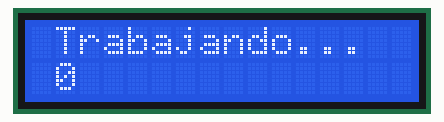
Recording of a sketch running on a simulated Arduino Uno, built with avr-gcc and run on an emulated ATmega328P. Shown: 16×2 character LCD. What the sketch prints to the serial monitor is not drawn.

Above: at 0.2 s.
At 3.2 s:
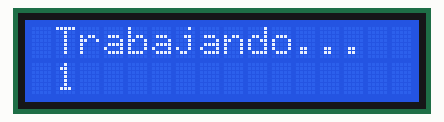
At 9.2 s:
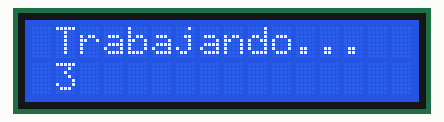
At 18.3 s:
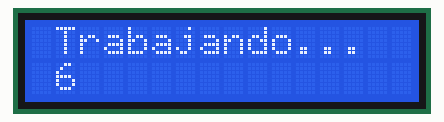
At 27.3 s:
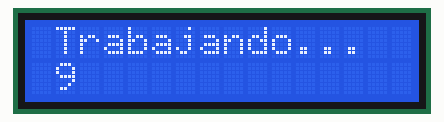
At 36.4 s:
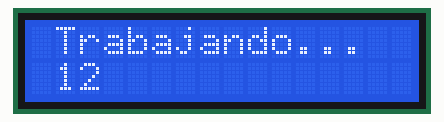

The sketch:

lcd01.ino
```cpp
#include <Wire.h>
#include <LiquidCrystal_I2C.h> // Using version 1.2.1
//NewliquidCrystal_i2c.zip
//https://naylampmechatronics.com/blog/35_tutorial-lcd-con-i2c-controla-un-lcd-con-solo-dos-pines.html


// The LCD constructor - address shown is 0x27 - may or may not be correct for yours
LiquidCrystal_I2C lcd(0x3f, 2, 1, 0, 4, 5, 6, 7, 3, POSITIVE);

void setup()
{
  lcd.begin(16,2); // sixteen characters across - 2 lines
  lcd.backlight();
  lcd.setCursor(0,0);
  lcd.print("Hola Mundito!");
  lcd.setCursor(8,1);
  lcd.print("-------");
  Serial.begin(115200);
  Serial.println("Inicia");
}

long i = 0;
void loop()
{
  Serial.println("Inicia vuelta");
  lcd.clear();
  lcd.setCursor(1, 0);
  lcd.print("Trabajando...");
  lcd.setCursor(1, 1);
  lcd.print(i++);
  delay(3000);
}
```

Measured:
- what the display in image 1 shows lasts 3.0 s, from 3.1 s to 6.1 s
